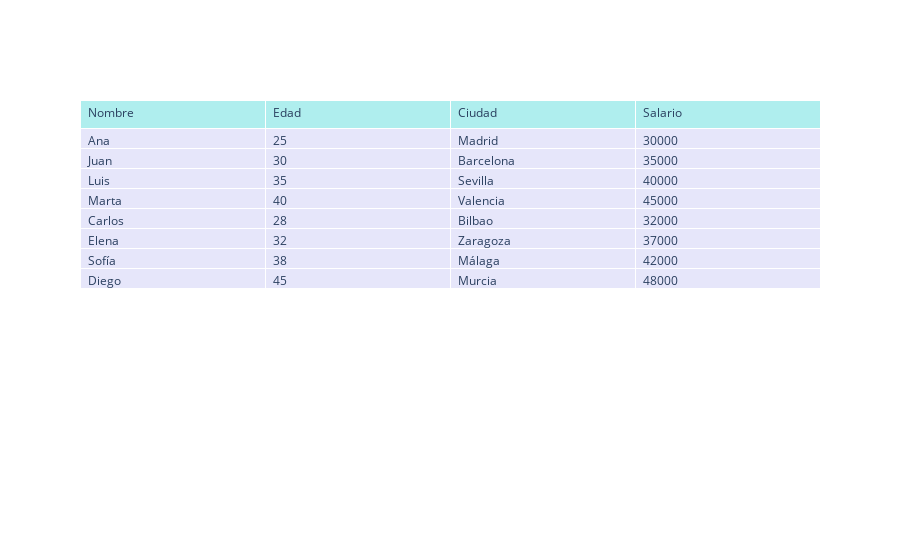

The code cell stored with this chart in its notebook:
### Code cell
# Resultado de Plotly - También puedes abrir el fichero directamente desde tu navegador
fig.show()

### Figure 1 — Plotly figure (JSON) as saved in the notebook; plotly's stock layout.template omitted (floating-point values rounded to 4 significant figures)
{"data": [{"cells": {"align": "left", "fill": {"color": "lavender"}, "values": [["Ana", "Juan", "Luis", "Marta", "Carlos", "Elena", "Sofía", "Diego"], [25, 30, 35, 40, 28, 32, 38, 45], ["Madrid", "Barcelona", "Sevilla", "Valencia", "Bilbao", "Zaragoza", "Málaga", "Murcia"], [30000, 35000, 40000, 45000, 32000, 37000, 42000, 48000]]}, "header": {"align": "left", "fill": {"color": "paleturquoise"}, "values": ["Nombre", "Edad", "Ciudad", "Salario"]}, "type": "table"}], "layout": {}}
